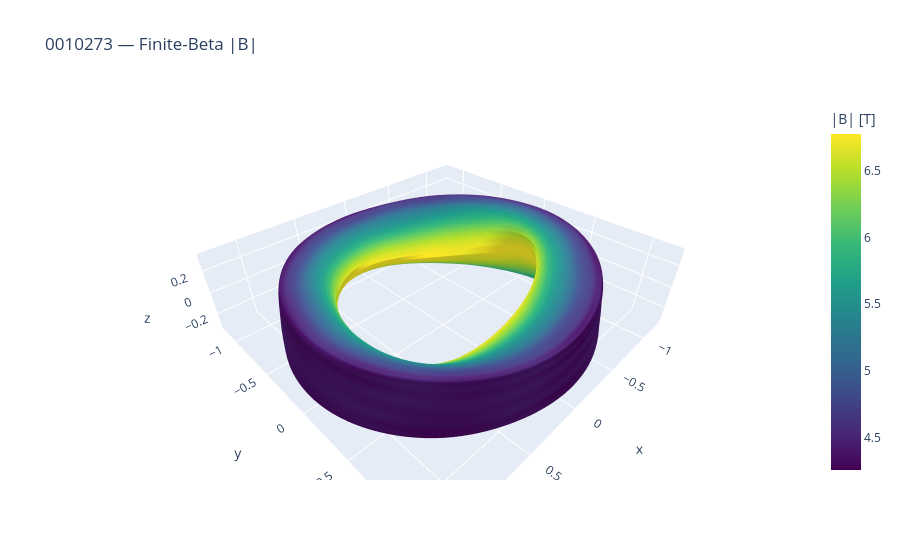
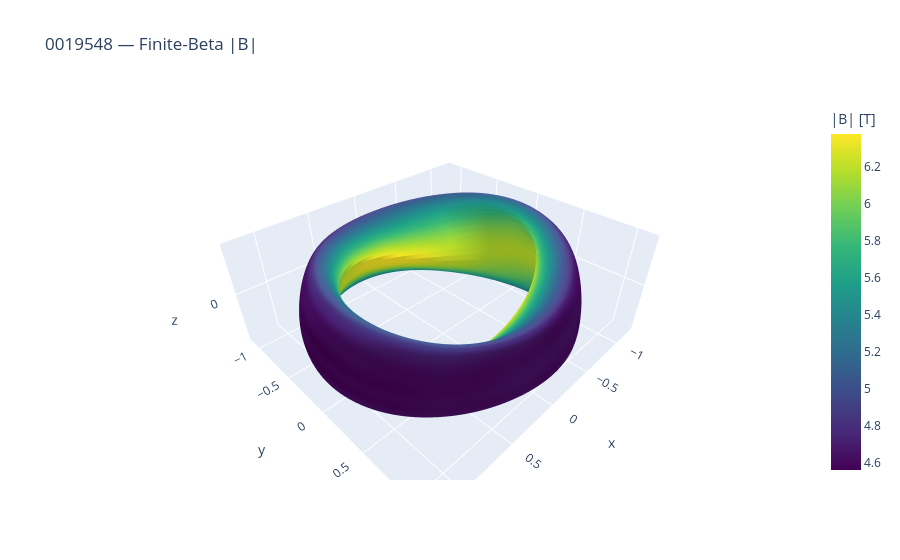
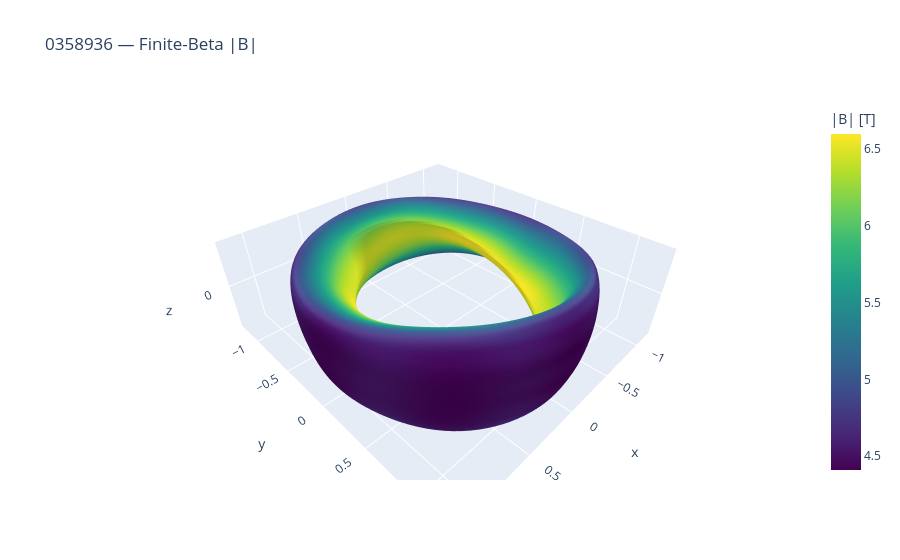

Notebook code for these charts, in order:
### Markdown cell above
## Step 4: Finite-Beta Visualization

### Code cell
for model_id, wout_path in wout_paths.items():
    print(f"\n{'='*60}")
    print(f"Finite-beta plots for {model_id}")
    print(f"{'='*60}")

    # Profile plots (iota, pressure, Mercier, magnetic well)
    fig_prof = plot_vmec_profiles(wout_path)
    fig_prof.suptitle(f"{model_id} — VMEC Profiles", y=1.02)
    fig_prof.show()

    # Flux surface cross-sections
    fig_flux = plot_flux_surfaces(wout_path)
    fig_flux.suptitle(f"{model_id} — Flux Surfaces")
    fig_flux.show()

    # 3D finite-beta surface colored by |B|
    fig_3d = plot_finite_beta_3d(wout_path)
    fig_3d.update_layout(title=f"{model_id} — Finite-Beta |B|")
    fig_3d.show()

### Figure 1 — Plotly figure (JSON) as saved in the notebook; plotly's stock layout.template omitted (floating-point values rounded to 4 significant figures; data arrays with more than 128 entries replaced by an {"elided": "..."} marker saying what was removed)
{"data": [{"colorbar": {"title": {"text": "|B| [T]"}}, "colorscale": [[0.0, "#440154"], [0.1111, "#482878"], [0.2222, "#3e4989"], [0.3333, "#31688e"], [0.4444, "#26828e"], [0.5556, "#1f9e89"], [0.6667, "#35b779"], [0.7778, "#6ece58"], [0.8889, "#b5de2b"], [1.0, "#fde725"]], "surfacecolor": {"elided": "128x64 float values"}, "type": "surface", "x": {"elided": "128x64 float values"}, "y": {"elided": "128x64 float values"}, "z": {"elided": "128x64 float values"}}], "layout": {"scene": {"aspectmode": "data"}, "title": {"text": "0010273 — Finite-Beta |B|"}}}

### Figure 2 — Plotly figure (JSON) as saved in the notebook; plotly's stock layout.template omitted (floating-point values rounded to 4 significant figures; data arrays with more than 128 entries replaced by an {"elided": "..."} marker saying what was removed)
{"data": [{"colorbar": {"title": {"text": "|B| [T]"}}, "colorscale": [[0.0, "#440154"], [0.1111, "#482878"], [0.2222, "#3e4989"], [0.3333, "#31688e"], [0.4444, "#26828e"], [0.5556, "#1f9e89"], [0.6667, "#35b779"], [0.7778, "#6ece58"], [0.8889, "#b5de2b"], [1.0, "#fde725"]], "surfacecolor": {"elided": "128x64 float values"}, "type": "surface", "x": {"elided": "128x64 float values"}, "y": {"elided": "128x64 float values"}, "z": {"elided": "128x64 float values"}}], "layout": {"scene": {"aspectmode": "data"}, "title": {"text": "0019548 — Finite-Beta |B|"}}}

### Figure 3 — Plotly figure (JSON) as saved in the notebook; plotly's stock layout.template omitted (floating-point values rounded to 4 significant figures; data arrays with more than 128 entries replaced by an {"elided": "..."} marker saying what was removed)
{"data": [{"colorbar": {"title": {"text": "|B| [T]"}}, "colorscale": [[0.0, "#440154"], [0.1111, "#482878"], [0.2222, "#3e4989"], [0.3333, "#31688e"], [0.4444, "#26828e"], [0.5556, "#1f9e89"], [0.6667, "#35b779"], [0.7778, "#6ece58"], [0.8889, "#b5de2b"], [1.0, "#fde725"]], "surfacecolor": {"elided": "128x64 float values"}, "type": "surface", "x": {"elided": "128x64 float values"}, "y": {"elided": "128x64 float values"}, "z": {"elided": "128x64 float values"}}], "layout": {"scene": {"aspectmode": "data"}, "title": {"text": "0358936 — Finite-Beta |B|"}}}
